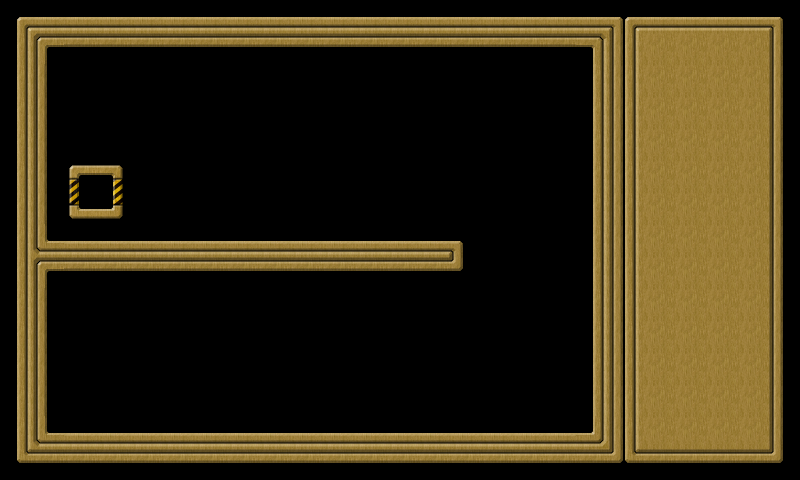

A 2D game scene composited from a Tiled map and its tileset images. What follows is a short description and the map's XML, with each tile layer's data collapsed to a summary:
An orthogonal 25x15 tile map with 32x32 px tiles, 2 tile layers (background, controlpanel) and 37 objects (wall001, wall002, wall003, wall004, wall005, ...).

<map version="1.0" orientation="orthogonal" width="25" height="15" tilewidth="32" tileheight="32">
 <tileset firstgid="1" name="tileset" tilewidth="32" tileheight="32">
  <image source="tileset.png" width="160" height="448" />
 </tileset>
 <layer name="background" width="20" height="15">
  <data>[300 cells, 300 non-empty, 18 distinct tile ids]</data>
 </layer>
 <layer name="controlpanel" width="25" height="15">
  <data>[375 cells, 90 non-empty, 9 distinct tile ids]</data>
 </layer>
 <objectgroup name="objects" width="20" height="15">
  <object name="wall001" x="0" y="0" width="592" height="48">
   <properties>
    <property name="objClass" value="wall" />
   </properties>
  </object>
  <object name="wall002" x="592" y="0" width="48" height="432">
   <properties>
    <property name="objClass" value="wall" />
   </properties>
  </object>
  <object name="wall003" x="48" y="432" width="592" height="48">
   <properties>
    <property name="objClass" value="wall" />
   </properties>
  </object>
  <object name="wall004" x="0" y="48" width="48" height="432">
   <properties>
    <property name="objClass" value="wall" />
   </properties>
  </object>
  <object name="wall005" x="48" y="240" width="416" height="32">
   <properties>
    <property name="objClass" value="wall" />
   </properties>
  </object>
  <object name="star001" x="168" y="392" width="16" height="16">
   <properties>
    <property name="objClass" value="star" />
   </properties>
  </object>
  <object name="star002" x="200" y="392" width="16" height="16">
   <properties>
    <property name="objClass" value="star" />
   </properties>
  </object>
  <object name="star003" x="232" y="392" width="16" height="16">
   <properties>
    <property name="objClass" value="star" />
   </properties>
  </object>
  <object name="star004" x="264" y="392" width="16" height="16">
   <properties>
    <property name="objClass" value="star" />
   </properties>
  </object>
  <object name="star005" x="296" y="392" width="16" height="16">
   <properties>
    <property name="objClass" value="star" />
   </properties>
  </object>
  <object name="star006" x="328" y="392" width="16" height="16">
   <properties>
    <property name="objClass" value="star" />
   </properties>
  </object>
  <object name="star007" x="360" y="392" width="16" height="16">
   <properties>
    <property name="objClass" value="star" />
   </properties>
  </object>
  <object name="star008" x="392" y="392" width="16" height="16">
   <properties>
    <property name="objClass" value="star" />
   </properties>
  </object>
  <object name="star009" x="424" y="392" width="16" height="16">
   <properties>
    <property name="objClass" value="star" />
   </properties>
  </object>
  <object name="star010" x="456" y="392" width="16" height="16">
   <properties>
    <property name="objClass" value="star" />
   </properties>
  </object>
  <object name="star011" x="552" y="360" width="16" height="16">
   <properties>
    <property name="objClass" value="star" />
   </properties>
  </object>
  <object name="star012" x="552" y="328" width="16" height="16">
   <properties>
    <property name="objClass" value="star" />
   </properties>
  </object>
  <object name="star013" x="552" y="296" width="16" height="16">
   <properties>
    <property name="objClass" value="star" />
   </properties>
  </object>
  <object name="star014" x="552" y="264" width="16" height="16">
   <properties>
    <property name="objClass" value="star" />
   </properties>
  </object>
  <object name="star015" x="552" y="232" width="16" height="16">
   <properties>
    <property name="objClass" value="star" />
   </properties>
  </object>
  <object name="star016" x="552" y="200" width="16" height="16">
   <properties>
    <property name="objClass" value="star" />
   </properties>
  </object>
  <object name="star017" x="552" y="168" width="16" height="16">
   <properties>
    <property name="objClass" value="star" />
   </properties>
  </object>
  <object name="star018" x="552" y="136" width="16" height="16">
   <properties>
    <property name="objClass" value="star" />
   </properties>
  </object>
  <object name="star019" x="552" y="104" width="16" height="16">
   <properties>
    <property name="objClass" value="star" />
   </properties>
  </object>
  <object name="star020" x="456" y="72" width="16" height="16">
   <properties>
    <property name="objClass" value="star" />
   </properties>
  </object>
  <object name="star021" x="424" y="72" width="16" height="16">
   <properties>
    <property name="objClass" value="star" />
   </properties>
  </object>
  <object name="star022" x="392" y="72" width="16" height="16">
   <properties>
    <property name="objClass" value="star" />
   </properties>
  </object>
  <object name="star023" x="360" y="72" width="16" height="16">
   <properties>
    <property name="objClass" value="star" />
   </properties>
  </object>
  <object name="star024" x="328" y="72" width="16" height="16">
   <properties>
    <property name="objClass" value="star" />
   </properties>
  </object>
  <object name="star025" x="296" y="72" width="16" height="16">
   <properties>
    <property name="objClass" value="star" />
   </properties>
  </object>
  <object name="star026" x="264" y="72" width="16" height="16">
   <properties>
    <property name="objClass" value="star" />
   </properties>
  </object>
  <object name="star027" x="232" y="72" width="16" height="16">
   <properties>
    <property name="objClass" value="star" />
   </properties>
  </object>
  <object name="star028" x="200" y="72" width="16" height="16">
   <properties>
    <property name="objClass" value="star" />
   </properties>
  </object>
  <object name="star029" x="168" y="72" width="16" height="16">
   <properties>
    <property name="objClass" value="star" />
   </properties>
  </object>
  <object name="star030" x="136" y="72" width="16" height="16">
   <properties>
    <property name="objClass" value="star" />
   </properties>
  </object>
  <object name="goal001" x="88" y="184" width="16" height="16">
   <properties>
    <property name="objClass" value="goal" />
   </properties>
   <ellipse />
  </object>
  <object name="goodball001" x="98" y="322" width="29" height="29">
   <properties>
    <property name="objClass" value="goodball" />
   </properties>
   <ellipse />
  </object>
 </objectgroup>
</map>
